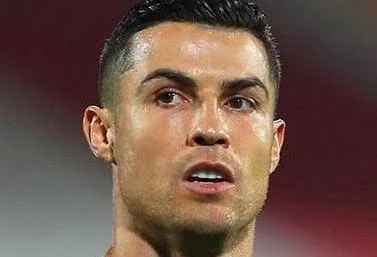
#> input picture test/Cristiano Ronaldo - Wikiquote.jpg, 377 x 257 px, found by its file name
$ jupyter execute --allow-errors sportman_classification.ipynb   (shell and % lines are left out)
#> lines starting #> are read from the running program, lines starting #| are printed output that depends on the picture; after the words box and inside, x2 and y2 are one past the last pixel; in counts of white or black regions, pixels touching at a corner belong together
[cell 1]
import numpy as np
import cv2
import matplotlib.pyplot as plt

[cell 2]
img=cv2.imread('D:/sport_Person_Classifier_model/test/Cristiano Ronaldo - Wikiquote.jpg')
#> img is the input picture: shape (257, 377, 3); mean B, G, R 71.9, 82.7, 109.3

[cell 3]
img.shape
#> Out = (257, 377, 3)

[cell 4]
plt.imshow(img)

[cell 5]
gray=cv2.cvtColor(img,cv2.COLOR_BGR2GRAY)
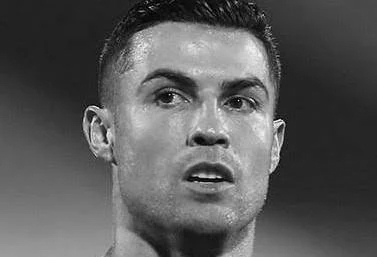
#> gray: shape (257, 377); min 0, max 246, mean 89.4

[cell 6]
plt.imshow(gray)

[cell 7]
face_cascade = cv2.CascadeClassifier(cv2.data.haarcascades + 'haarcascade_frontalface_default.xml')
eyes_cascade = cv2.CascadeClassifier(cv2.data.haarcascades + 'haarcascade_eye.xml')
faces=face_cascade.detectMultiScale(gray,1.3,5)
#> faces = [[110, 23, 199, 199]]
faces
#> Out = [[110, 23, 199, 199]]

[cell 8]
(x,y,w,h)=faces[0]
#> x = 110; y = 23; w = 199; h = 199
x,y,w,h
#> Out = (110, 23, 199, 199)

[cell 9]
face_img=cv2.rectangle(img,(x,y),(x+w,y+h),(255,0,0),2)
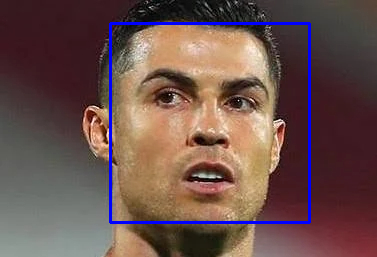
#> face_img: shape (257, 377, 3); mean B, G, R 76.7, 81.1, 107.1
plt.imshow(face_img)

[cell 10]
cv2.destroyAllWindows()
for (x,y,w,h) in faces:
    face_img=cv2.rectangle(img,(x,y),(x+w,y+h),(255,0,0),2)
    roi_gray=gray[y:y+h,x:x+w]
    roi_color=face_img[y:y+h,x:x+w]
    eyes=eyes_cascade.detectMultiScale(roi_gray)
    for (ex,ey,ew,eh) in eyes:
        cv2.rectangle(roi_color,(ex,ey),(ex+ew,ey+eh),(0,255,0),2)
#> this loop made 1 pass
#> (x, y, w, h, eyes) on pass 1: (110, 23, 199, 199, [[34, 49, 49, 49], [105, 57, 42, 42]])
#> pass 1, `roi_gray=gray[y:y+h,x:x+w]`:
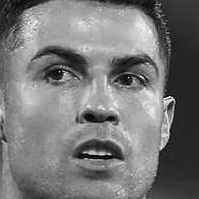
#> roi_gray: shape (199, 199); min 2, max 246, mean 119.4
#> pass 1, `roi_color=face_img[y:y+h,x:x+w]`:
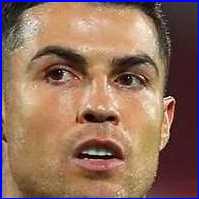
#> roi_color: shape (199, 199, 3); mean B, G, R 93.1, 109.5, 144.2
#> after the loop:
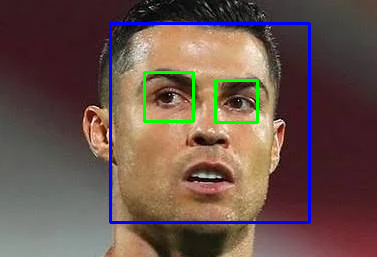
#> img: shape (257, 377, 3); 1.12% of pixels changed, all inside (x1, y1, x2, y2) = (143, 71, 259, 124)
#> after the loop:
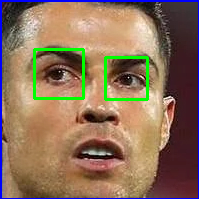
#> roi_color: shape (199, 199, 3); 2.74% of pixels changed, all inside (x1, y1, x2, y2) = (33, 48, 149, 101)
plt.imshow(face_img,cmap='gray')

[cell 11]
plt.imshow(roi_color)

[cell 12]
def cropImg_if2_eye(img_path):
    img=cv2.imread(img_path)
    gray=cv2.cvtColor(img,cv2.COLOR_BGR2GRAY)
    faces=face_cascade.detectMultiScale(gray,1.3,5)
#> faces = [[110, 23, 199, 199]]
    for (x,y,w,h) in faces:
        roi_gray=gray[y:y+h,x:x+w]
        roi_color=img[y:y+h,x:x+w]
        eyes=eyes_cascade.detectMultiScale(roi_gray)
        if len(eyes) >= 2:
            return roi_color
#> this loop made 1 pass
#> pass 1, in cropImg_if2_eye, `roi_color=img[y:y+h,x:x+w]`:
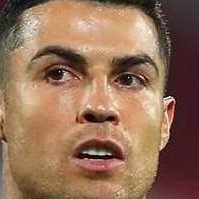
#> roi_color: shape (199, 199, 3); mean B, G, R 87.2, 111.6, 146.9
